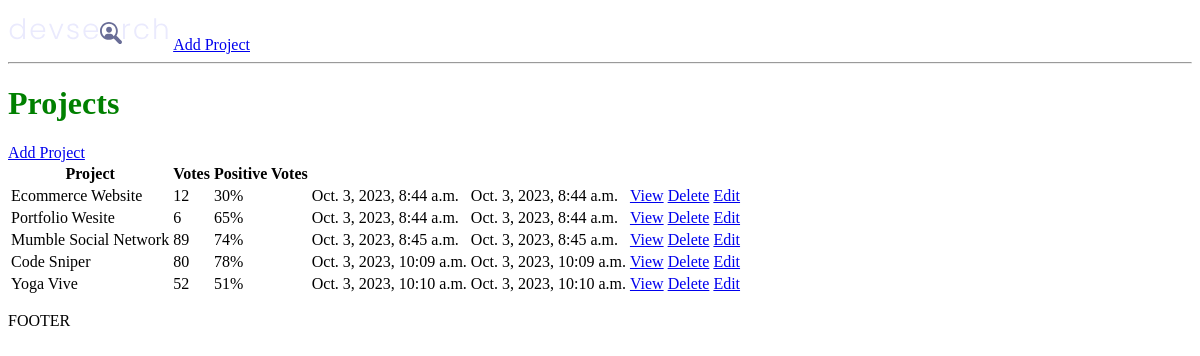
The app's page /projects/, older data.
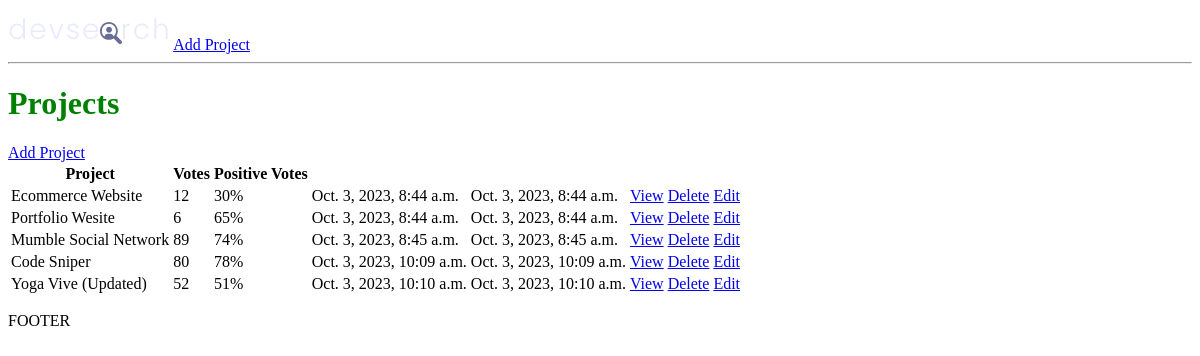
The same page, newer data.
### projects/models.py (models this page shows, shortened)
class Project(models.Model):
    title = models.CharField(max_length=200)
    description = models.TextField(null=True, blank=True) # not necessary
    featured_image = models.ImageField(null=True, blank=True, default="default.jpg")
    demo_link = models.CharField(max_length=2000, null=True, blank=True)
    source_link = models.CharField(max_length=2000, null=True, blank=True)
    tag = models.ManyToManyField('Tag', blank=True)
    vote_total = models.IntegerField(default=0, null=True, blank=True)
    vote_ratio = models.IntegerField(default=0, null=True, blank=True)
    created = models.DateTimeField(auto_now_add=True)
    id = models.UUIDField(default=uuid.uuid4, unique=True, primary_key=True, editable=False)

### projects/views.py (the view)
# urls.py: path('', include('projects.urls'))
def projects(request):
    projects = Project.objects.all()
    context = {'projects' : projects}
    return render(request, 'projects/projects.html',context)

### projects/templates/projects/projects.html (shortened to what this page needs)
{% extends "main.html"%}
{% block content %}
<h1>Projects</h1>
<a href="{% url 'create-project' %}">Add Project</a>
<table>
    <tr>
        <th>Project</th>
        <th>Votes</th>
        <th>Positive Votes</th>
        <th></th>
        <th></th>
    </tr>
    {% for project in projects%}
    <tr>
        <td>{{project.title}}</td>
        <td>{{project.vote_total}}</td>
        <td>{{project.vote_ratio}}%</td>
        <td>{{project.created}}</td>
        <td>{{project.created}}</td>
        <td><a href={% url 'project' project.id%}>View</a></td>
        <td><a href="{% url 'delete-project' project.id %}">Delete</a></td>
        <td><a href={% url 'update-project' project.id%}>Edit</a></td>
    </tr>
    {% endfor %}
</table>
{% endblock %}

Row changes from the older to the newer data that the page shows:
changed Project: title "Yoga Vive" → "Yoga Vive (Updated)"
